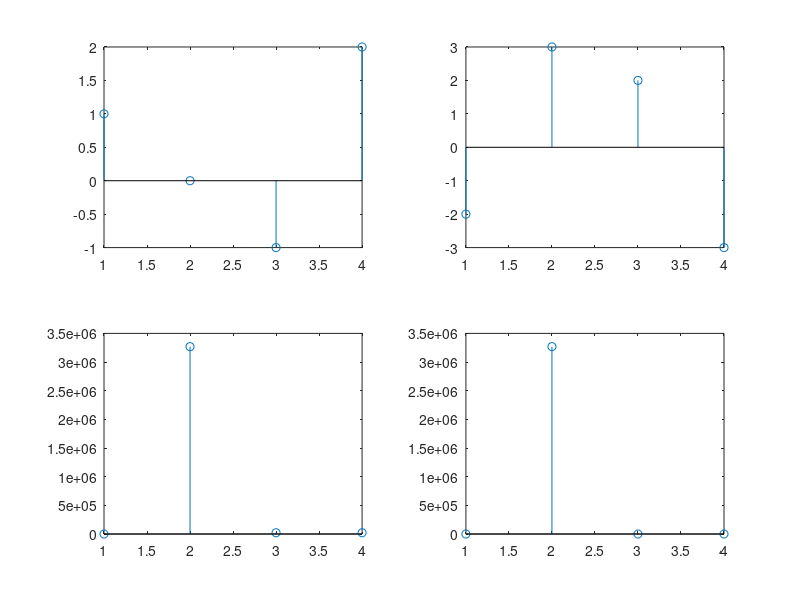

The MATLAB script that drew this image:
% Linear or Non-Linear
clc;
clear all;
close all;
% Check whether the system is Linear or not
x1=[1,0,-1,2];
x2=[-2,3,2,-3];
a=input("Enter the value of a:");
b=input("Enter the value of b:");
y1=exp(a*x1);
y2=exp(b*x2);
y11=y1+y2; %y=f(a*x1)+f(b*x2)
y12=exp(a*x1+b*x2); %y=f(a*x1+b*x2)
subplot(2,2,1);
stem(x1);
subplot(2,2,2);
stem(x2);
subplot(2,2,3);
stem(y11);
subplot(2,2,4);
stem(y12);
if (abs(y11-y12)<=0.0001)
    then
    disp("The Systen is Linear");
else
    disp("The System is Non-Linear");
end
